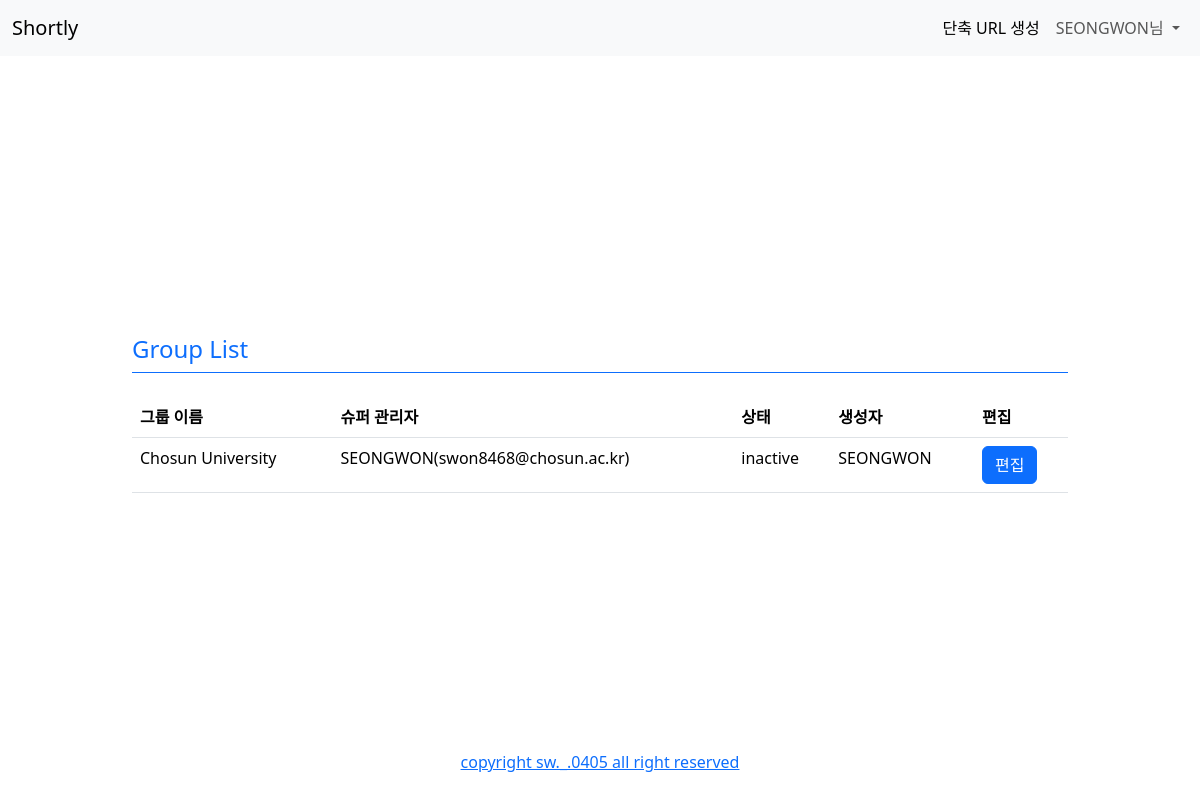
Page /group_list/ (signed in) on the committed database.
### home/models.py (models this page shows, shortened)
class CustomUser(AbstractBaseUser, PermissionsMixin):
    ROLE_CHOICE = (
        ('ADMIN', '관리자'),
        ('USER', '사용자'),
        ('NORMAL', '일반'),
        ('OWNER', '소유주'),
    )
    email = models.CharField(unique=True, max_length=100)
    name = models.CharField(max_length=30)
    role = models.CharField(max_length=20, choices=ROLE_CHOICE, default='NORMAL')
    school = models.CharField(max_length=100)
    is_active = models.BooleanField(default=True)
    is_staff = models.BooleanField(default=False)
    date_joined = models.DateTimeField(default=timezone.now)
    group = models.ForeignKey('Group', on_delete=models.SET_NULL, null=True, blank=True, related_name='members')
    objects = CustomUserManager()
    USERNAME_FIELD = 'email'
    REQUIRED_FIELDS = ['name']

class Group(models.Model):
    STATUS_CHOICES = [
        ('active', '활성화'),
        ('inactive', '비활성화'),
    ]
    name = models.CharField(max_length=100, unique=True)
    creator = models.ForeignKey(CustomUser, related_name='created_groups', on_delete=models.CASCADE)
    super_admin = models.OneToOneField(CustomUser, related_name='super_admin_group', on_delete=models.CASCADE)
    admins = models.ManyToManyField(CustomUser, related_name='admin_groups', blank=True)
    status = models.CharField(max_length=10, choices=STATUS_CHOICES, default='active')

### home/decorators.py (the view)
        def _wrapped_view(request, *args, **kwargs):
            if not request.user.is_authenticated:
                return redirect('login')
            if request.user.role not in allowed_roles:
                messages.error(request, 'You do not have permission to access this page.')
                return redirect('index')  # 권한이 없는 경우 index 페이지로 리다이렉트
            return view_func(request, *args, **kwargs)

### home/views.py (called while the page is built)
@login_required
@role_required(['ADMIN', 'OWNER'])
def group_list(request):
    groups = Group.objects.all()
    context = {
        'groups' : groups
    }
    return render(request, 'group_list.html', context)

### home/templates/group_list.html (shortened to what this page needs)
{% extends 'base.html' %}
{% block content %}
<div class="content">
    <div class="content_div">
        <div class="container mt-5">
            <div class="h4 pb-2 mb-4 text-primary border-bottom border-primary">
                Group List
            </div>
            <table class="table">
                <thead>
                    <tr>
                        <th>그룹 이름</th>
                        <th>슈퍼 관리자</th>
                        <th>상태</th>
                        <th>생성자</th>
                        <th>편집</th>
                    </tr>
                </thead>
                <tbody>
                    {% for group in groups %}
                    <tr>
                        <td>{{ group.name }}</td>
                        <td>{{ group.super_admin.name }}({{ group.super_admin.email }})</td>
                        <td>{{ group.status }}</td>
                        <td>{{ group.creator.name }}</td>
                        <td>
                            <button type="button" class="btn btn-primary" data-toggle="modal" data-target="#editModal{{ group.id }}">
                                편집
                            </button>
                        </td>
                    </tr>
                    {% endfor %}
                </tbody>
            </table>
        </div>
    </div>
</div>
{% endblock %}

### home/templates/base.html (shortened to what this page needs)
{% load static %}
<!DOCTYPE html>
<html lang="en">
<head>
    <link href="https://cdn.jsdelivr.net/npm/bootstrap@5.3.3/dist/css/bootstrap.min.css" rel="stylesheet">
    <link rel="stylesheet" type="text/css" href="{% static 'css/main.css' %}">
</head>
<body>
    <div class="main-container">
        <nav class="navbar navbar-expand-lg bg-body-tertiary">
            <div class="container-fluid">
                <a class="navbar-brand" href="/">Shortly</a>
                <div class="collapse navbar-collapse justify-content-end" id="navbarSupportedContent">
                    <ul class="navbar-nav mb-2 mb-lg-0">
                        <li class="nav-item">
                            <a class="nav-link active" aria-current="page" href="{% url 'create_url' %}">단축 URL 생성</a>
                        </li>
                        {% if user.is_authenticated %}
                            <li class="nav-item dropdown">
                                <a class="nav-link dropdown-toggle" href="#" role="button" data-bs-toggle="dropdown" aria-expanded="false">
                                    {{ user.name }}님
                                </a>
                            </li>
                        {% endif %}
                    </ul>
                </div>
            </div>
        </nav>
        {% block content %}
        {% endblock %}
        <div class="footer">
            <p>
                <a href="#" data-bs-toggle="modal" data-bs-target="#infoModal">copyright sw._.0405 all right reserved</a>
            </p>
        </div>
    </div>
</body>
</html>

### static/css/main.css (style rules this page uses)
html, body { height: 100%; margin: 0; }
.main-container { display: flex; flex-direction: column; height: 100%; }
.content { flex: 1; display: flex; justify-content: center; align-items: center; }
.content_div { width: 80%; }
.footer { text-align: center; padding: 10px; }

### rows in the picture
CustomUser: name "SEONGWON"
Group: name "Chosun University", super_admin.name "SEONGWON", super_admin.email "swon8468@chosun.ac.kr", status "inactive", creator.name "SEONGWON"
